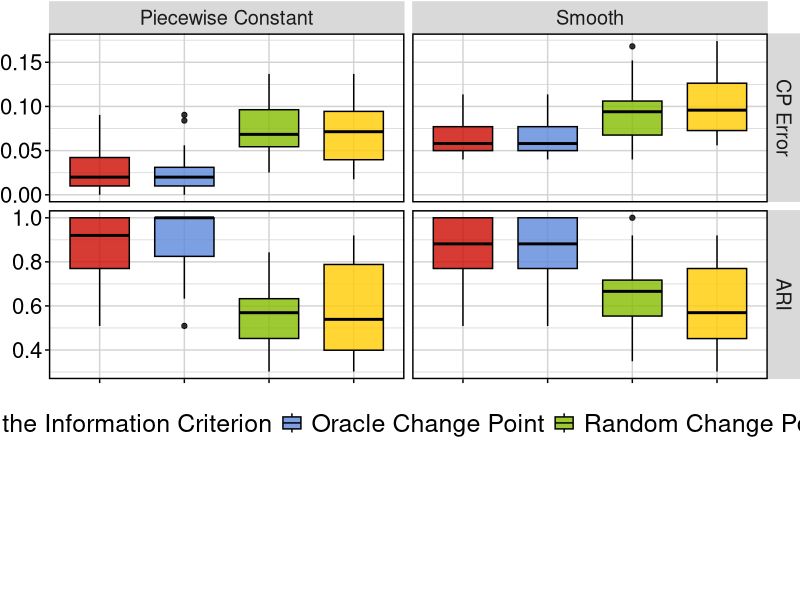
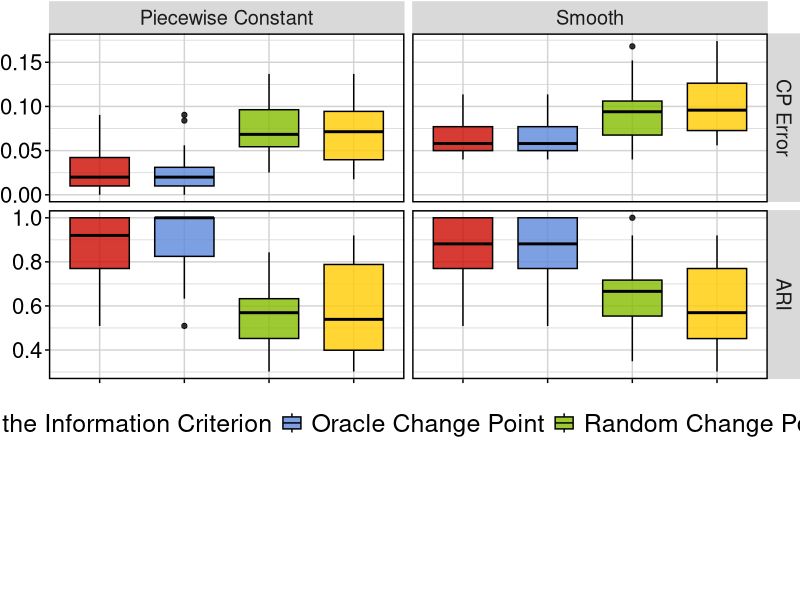

Write R code to recreate these figures, in order.
library(ggpubr)
library(dplyr)
library(tidyr)
library(data.table)
if(Sys.info()["nodename"] %in% c("PC-20181212HEBU")){
  curr_dir <- "C:/Users/test/Dropbox/DIRL/IHS/simu/simu/output/final_perf"
  setwd(curr_dir)
} else{ # greatlakes
  curr_dir <- "/home/mengbing/research/RL_nonstationary/code2/simulation_nonstationary_changept_detection/output"
  setwd(curr_dir)
}
dat_cp =fread('icmodel_2022-11-02method(235)N50_1d.csv')
# dat_cp_2 =fread('icmodel_2022-11-02method(23)N50_1d.csv')

dat_cp$init <- factor(dat_cp$init, levels = c('best_model', 'true_change_points','random_cp_K2','no_change_points'),
                        labels = c('Model Selected via the Information Criterion', 'Oracle Change Point', 'Random Change Point', 'No Change Point'))
# dat_cp_2$init <- factor(dat_cp_2$init, levels = c('best_model', 'true_change_points','no_change_points'),
#                         labels = c('Model Selected via the Information Criterion', 'Oracle Change Point', 'No Change Point'))
# dat_cp = rbind(dat_cp_1, dat_cp_2)
# dat_cp[dat_cp$init == 'Model Selected via the Information Criterion', ] = ifelse(
#   dat_cp_2[dat_cp_2$init == 'Model Selected via the Information Criterion'])
dat_cp$Setting <- factor(dat_cp$Setting,levels = c('pwconst2', 'smooth'),
                         labels = c('Piecewise Constant', 'Smooth'))
# dat_cp$compare = rep(c('setting1', 'setting2'), each = dim(dat_cp_1)[1])
dat_cp_processed <- gather(dat_cp, metric, value, -c('Setting', 'seed', 'init'))
dat_cp_processed$metric=factor(dat_cp_processed$metric, levels = c('cp_err', 'ARI'),
                               labels =  c('CP Error', 'ARI'))
my_colors=c('#cc0c00', '#5c88da','#84bd00', '#ffcc00', '#7c878e','#00b5e2','#00af66',"#E69F00","#660099")
p2 = ggboxplot(dat_cp_processed, x='init', y='value', fill='init',alpha=0.8,
               palette = my_colors[1:4],labs='g',ylab=0, xlab = 0,
               facet.by = c('metric','Setting'), scales = 'free_y',
               ggtheme = theme(
                 # legend.direction="vertical",
                 legend.title =element_blank() ,
                 legend.position = "bottom",
                 panel.border = element_rect(color = "black", fill = NA, size = 1),
                 # axis.line=element_line(size=1, colour="black"),
                 panel.grid.major=element_line(colour="#d3d3d3"),
                 panel.grid.minor=element_line(colour="#d3d3d3"),
                 panel.background=element_blank(),
                 plot.title=element_text(size=18, face="bold"),
                 text=element_text(size=18),
                 legend.text = element_text(size=18),
                 # axis.text.x = element_blank(),
                 axis.text.x=element_text(colour="white", size=0, angle = 0),
                 # strip.text.y = element_blank(),
                 axis.text.y=element_text(colour="black", size=16),
                 plot.margin=grid::unit(c(0.3,0,40,0), "mm")
               )
)
p2
ggsave(paste0("offlineIC_cp",Sys.Date(), ".pdf"), width = 14, height = 5)
